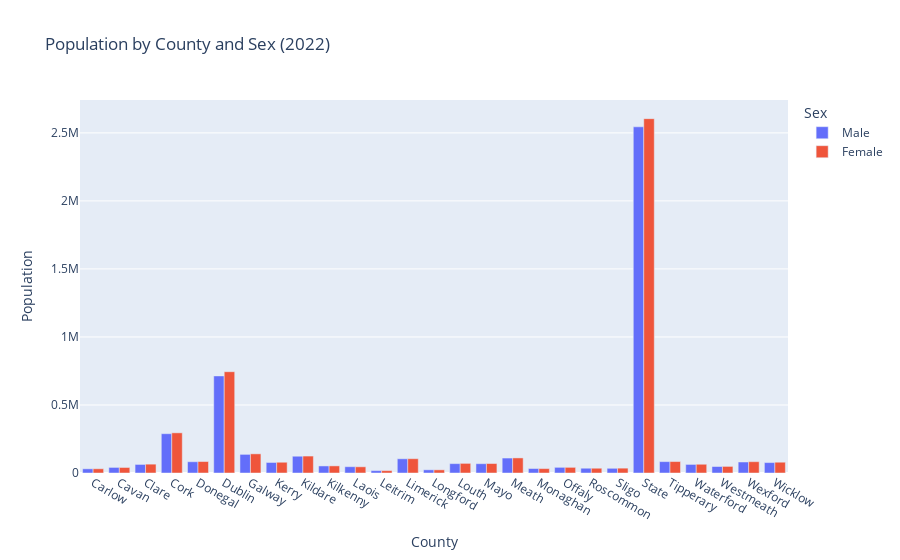

The notebook cell this image was saved under:
### Code cell
fig = px.bar(
    census_pop[census_pop["CensusYear"] == 2022],
    x="County",
    y=["Male", "Female"],
    barmode="group",
    title="Population by County and Sex (2022)",
    labels={"value": "Population", "variable": "Sex"}
)
fig.show()

### Figure 1 — Plotly figure (JSON) as saved in the notebook; plotly's stock layout.template omitted (floating-point values rounded to 4 significant figures)
{"data": [{"alignmentgroup": "True", "hovertemplate": "Sex=Male<br>County=%{x}<br>Population=%{y}<extra></extra>", "legendgroup": "Male", "marker": {"color": "#636efa", "pattern": {"shape": ""}}, "name": "Male", "offsetgroup": "Male", "orientation": "v", "showlegend": true, "textposition": "auto", "type": "bar", "x": ["Carlow", "Cavan", "Clare", "Cork", "Donegal", "Dublin", "Galway", "Kerry", "Kildare", "Kilkenny", "Laois", "Leitrim", "Limerick", "Longford", "Louth", "Mayo", "Meath", "Monaghan", "Offaly", "Roscommon", "Sligo", "State", "Tipperary", "Waterford", "Westmeath", "Wexford", "Wicklow"], "xaxis": "x", "y": [30822, 41060, 62917, 288845, 82795, 713606, 136934, 77387, 123264, 51883, 46278, 17553, 104452, 23449, 68907, 68392, 109988, 32894, 41628, 35170, 34529, 2544549, 83639, 63095, 47721, 80777, 76564], "yaxis": "y"}, {"alignmentgroup": "True", "hovertemplate": "Sex=Female<br>County=%{x}<br>Population=%{y}<extra></extra>", "legendgroup": "Female", "marker": {"color": "#EF553B", "pattern": {"shape": ""}}, "name": "Female", "offsetgroup": "Female", "orientation": "v", "showlegend": true, "textposition": "auto", "type": "bar", "x": ["Carlow", "Cavan", "Clare", "Cork", "Donegal", "Dublin", "Galway", "Kerry", "Kildare", "Kilkenny", "Laois", "Leitrim", "Limerick", "Longford", "Louth", "Mayo", "Meath", "Monaghan", "Offaly", "Roscommon", "Sligo", "State", "Tipperary", "Waterford", "Westmeath", "Wexford", "Wicklow"], "xaxis": "x", "y": [31146, 40644, 65021, 295311, 84289, 744548, 140803, 79071, 124510, 52277, 45599, 17646, 105084, 23302, 70796, 69578, 110838, 32394, 41522, 35089, 35669, 2604590, 84256, 64268, 48500, 83142, 79287], "yaxis": "y"}], "layout": {"barmode": "group", "legend": {"title": {"text": "Sex"}, "tracegroupgap": 0}, "title": {"text": "Population by County and Sex (2022)"}, "xaxis": {"anchor": "y", "domain": [0, 1], "title": {"text": "County"}}, "yaxis": {"anchor": "x", "domain": [0, 1], "title": {"text": "Population"}}}}
